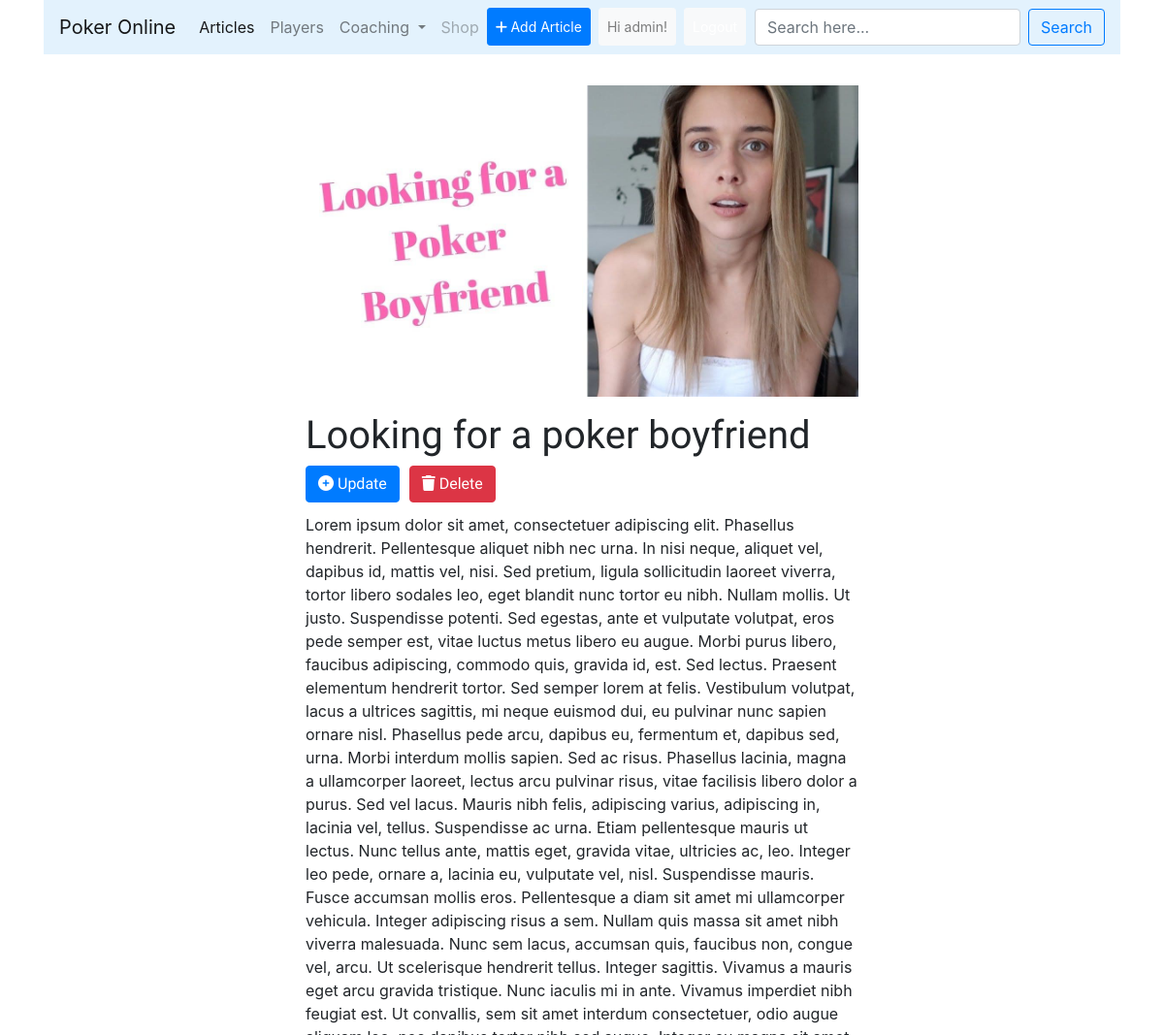
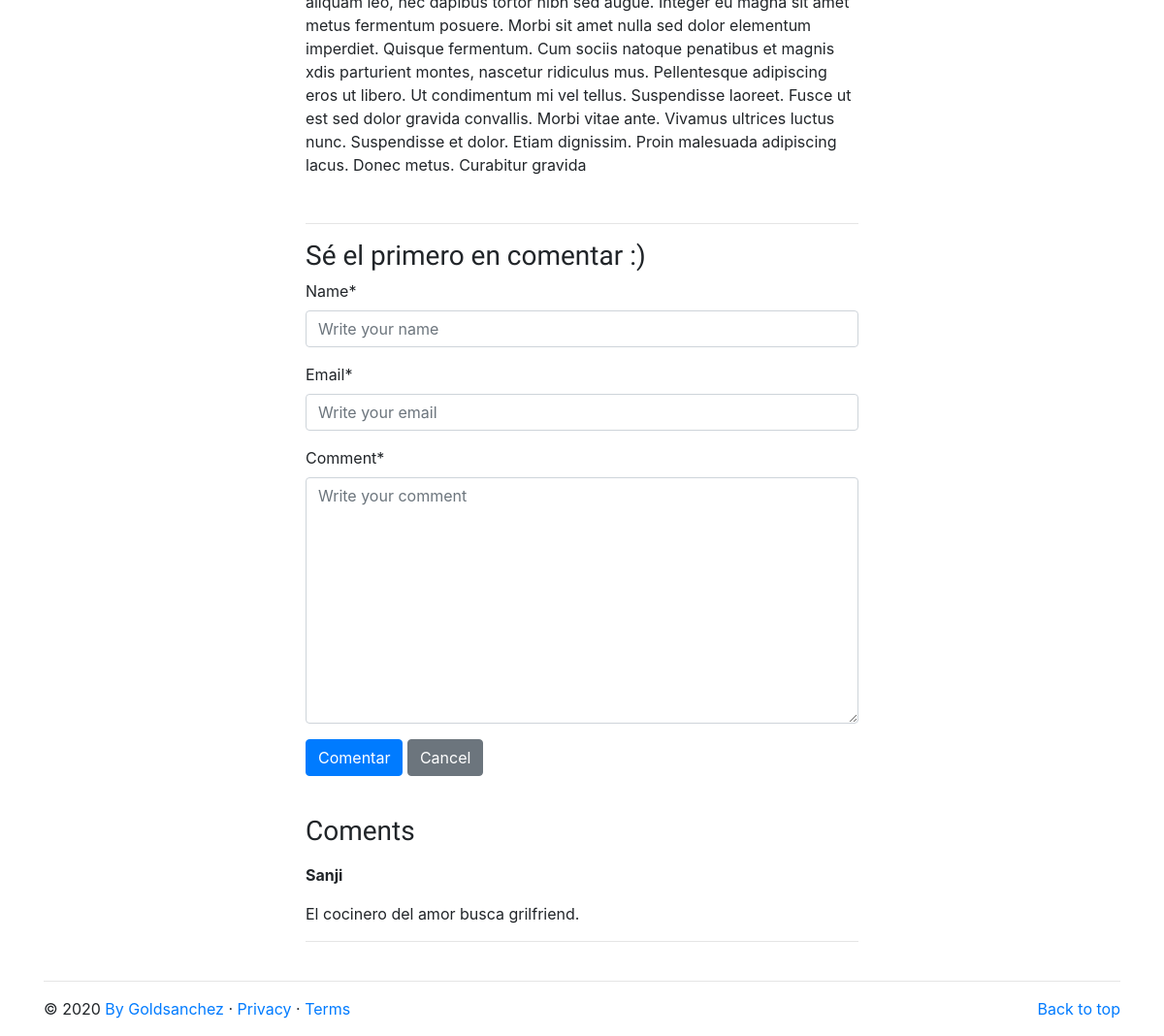
Screenshot of /articles/looking-for-a-poker-boyfriend (signed in) with the database file from the repository (2 pictures, top to bottom).
### orbital/models.py (models this page shows, shortened)
class New(models.Model):
    category = models.ForeignKey(Category, on_delete=models.CASCADE)
    title = models.CharField(max_length=100)
    image = models.ImageField(upload_to='images/')
    detail = RichTextField()
    add_time = models.DateTimeField(auto_now_add=True)
    slug = models.SlugField(null=True, blank = True)
    class Meta:
        verbose_name_plural = 'News'

class Comment(models.Model):
    new = models.ForeignKey(New, related_name='mensaje', on_delete=models.CASCADE)
    name = models.CharField(max_length=100)
    email = models.EmailField(max_length=254)
    comment = models.TextField()
    status = models.BooleanField(default=False)

### orbital/views.py (the view, shortened to what this page needs)
# urls.py: path('articles/<slug:slug>', Articles.as_view(), name = 'articles'),
class Articles(DetailView):
    model = New
    template_name = "orbital/articles.html"
    def get_context_data(self, **kwargs):
        context = super().get_context_data(**kwargs)
        context['now'] = timezone.now()
        context['form'] = CommentForm()
        return context

### orbital/forms.py
class CommentForm(forms.ModelForm):
    class Meta:
        model = Comment
        fields = ['name', 'email', 'comment']
        widgets = {'name': forms.TextInput(attrs={'class': 'form-control', 'placeholder': 'Write your name'}),
                   'email': forms.EmailInput(attrs={'class': 'form-control', 'placeholder': 'Write your email'}),
                   'comment': forms.Textarea(attrs={'class': 'form-control', 'placeholder': 'Write your comment'}),}

### orbital/templates/orbital/articles.html (shortened to what this page needs)
{% extends "orbital/base.html" %}
{% load static %}
{% load crispy_forms_tags %}
{% block article %}
<div class="container col-md-6 my-3">
    <div class="row">
        <div class="col">
            <img class="img-fluid my-3" src="{{object.image.url}}" alt="{object.title}}" title="{{object.title}}">
            <h1>{{object.title}} &nbsp<a class="btn btn-primary" href="{% url 'update' object.slug %}"><i class="fas fa-plus-circle">&nbsp</i>Update</a>&nbsp<a class="btn btn-danger" href="{% url 'delete' object.slug %}"><i class="fas fa-trash">&nbsp</i>Delete</a></h1>
            <p>{{object.detail|safe}}</p>
        </div>
        <div class="container my-3">
          <div class="row">
            <div class="col">
              <hr>
              <h3>Sé el primero en comentar :)</h3>
               <form class="form-group" method="post" enctype="multipart/form-data">{% csrf_token %}
                {{ form|crispy|safe }}
                <input class="btn btn-primary" type="submit" value="Comentar">
                <a class="btn btn-secondary" href="{% url 'home' %}">Cancel</a>
               </form>
            </div>
          </div>
        </div>
        <div class="col my-2">
          <h3>Coments</h3>
          {% if not new.mensaje.all %}
            <p> No coments yet... <a href="#">Add One</a></p>
          {% else %}
            {% for c in new.mensaje.all %}
                <p></p><strong>{{c.name}}</strong></p>
                <p>{{c.comment}}</p>
                <hr>
            {% endfor %}
          {% endif %}
        </div>
    </div>
</div>
{% endblock article %}

### orbital/templates/orbital/navbar.html (shortened to what this page needs)
<div class="container">
    <nav class="navbar navbar-expand-lg navbar-light" style="background-color: #e3f2fd;">
        <a class="navbar-brand" href="{% url 'home' %}">Poker Online</a>
        <div class="collapse navbar-collapse" id="navbarSupportedContent">
          <ul class="navbar-nav mr-auto">
            <li class="nav-item active">
              <a class="nav-link" href="#">Articles <span class="sr-only">(current)</span></a>
            </li>
            <li class="nav-item">
              <a class="nav-link" href="#">Players</a>
            </li>
            <li class="nav-item dropdown">
              <a class="nav-link dropdown-toggle" href="#" id="navbarDropdown" role="button" data-toggle="dropdown" aria-haspopup="true" aria-expanded="false">
                Coaching
              </a>
            </li>
            <li class="nav-item">
              <a class="nav-link disabled" href="#" tabindex="-1" aria-disabled="true">Shop</a>
            </li>
            <li class="nav-item">
              <a class="nav-link text-white btn btn-primary btn-sm" href="{% url 'create' %}" tabindex="-1" aria-disabled="true"><i class="fas fa-plus">&nbsp</i>Add Article</a>
            </li>
            {% if user.is_authenticated %}
              <li class="nav-item">
                <a class="nav-link btn btn-light btn-sm ml-2">Hi {{ user.username }}!</a>
              </li>
            {% else %}
              <li class="nav-item">
                <a class="nav-link text-white btn btn-danger btn-sm ml-2" href="{% url 'login' %}">Login</a>
              </li>
            {% endif %}
            {% if user.is_authenticated %}
              <li class="nav-item text-white">
                <a class="nav-link text-white btn btn-light btn-sm ml-2" href="{% url 'logout' %}">Logout</a>
              </li>
            {% else %}
            <li class="nav-item">
              <a class="nav-link text-white btn btn-danger btn-sm ml-2" href="{% url 'signup' %}">Sign Up</a>
            </li>
            {% endif %}
          </ul>
          <form class="form-inline my-2 my-lg-0">
            <input class="form-control mr-sm-2" type="search" placeholder="Search here..." aria-label="Search">
            <button class="btn btn-outline-primary my-sm-0" type="submit">Search</button>
          </form>
        </div>
      </nav>
</div>

### orbital/static/css/style.css (style rules this page uses)
h1, h2, h3, h4, h5 { font-family: 'Oleo Script', cursive; }

### rows the page displays
New: image (picture), title "Looking for a poker boyfriend", detail "Lorem ipsum dolor sit amet, consectetuer adipiscing elit. Phasellus hendrerit. Pellentesque aliquet nibh nec urna. In nisi neque, aliquet vel, dapibus id, mattis vel, nisi. Sed pretium, ligula sollicitudin laoreet viverra, tortor libero sodales leo, eget blandit nunc tortor eu nibh. Nullam mollis. Ut justo. Suspendisse potenti. Sed egestas, ante et vulputate volutpat, eros pede semper est, vitae luctus metus libero eu augue. Morbi purus libero, faucibus adipiscing, commodo quis, gravida id, est. Sed lectus. Praesent elementum hendrerit tortor. Sed semper lorem at felis. Vestibulum volutpat, lacus a ultrices sagittis, mi neque euismod dui, eu pulvinar nunc sapien ornare nisl. Phasellus pede…"
Comment: name "Sanji", comment "El cocinero del amor busca grilfriend."

### other values shown
{{ user.username }} "admin"
